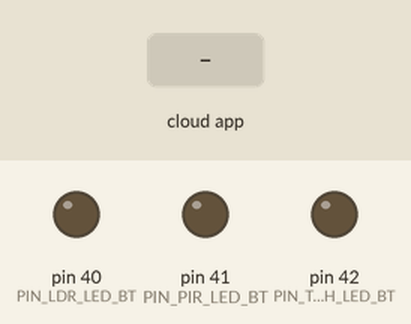
Bench run of a sketch on a simulated Arduino Mega 2560, built with avr-gcc and run on an emulated ATmega2560. Shown: output pins drawn as LEDs (lit = HIGH). The test bench sets the inputs (shaded band). The RemoteXY app is connected.

Above: at 1.2 s.
1.3 s: the phone or cloud app sets LDR_led_bt to 1
At 1.9 s:
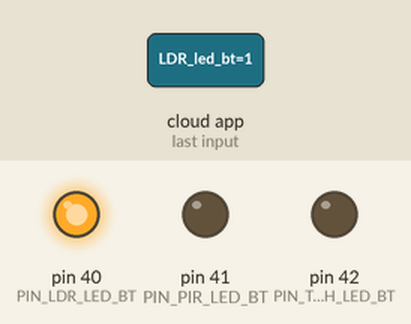
2.8 s: the phone or cloud app sets PIR_led_bt to 1
At 3.1 s:
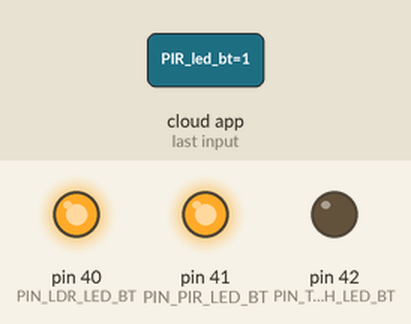
4.3 s: the phone or cloud app sets touch_led_bt to 1
At 5.4 s:
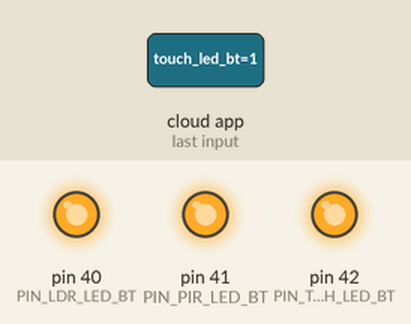
5.8 s: the phone or cloud app sets LDR_led_bt to 0
At 6.6 s:
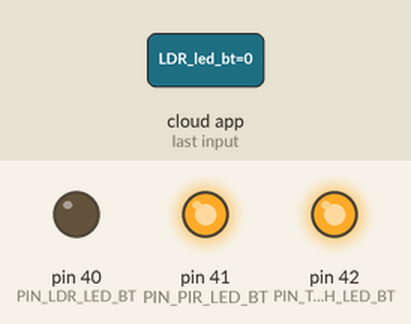
7.3 s: the phone or cloud app sets PIR_led_bt to 0
At 7.7 s:
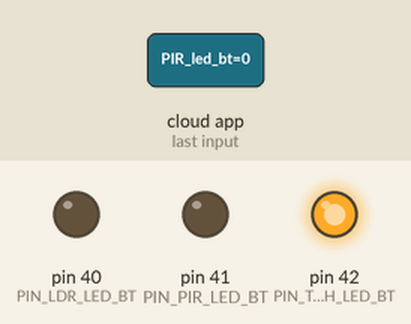
8.8 s: the phone or cloud app sets LDR_led_bt to 1
At 10.0 s:
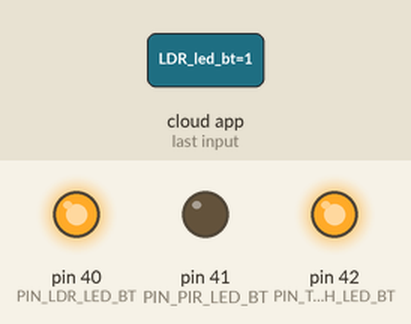
Timing chart, 0 to 11.3 s (numbered marks = the images above; inputs shaded):
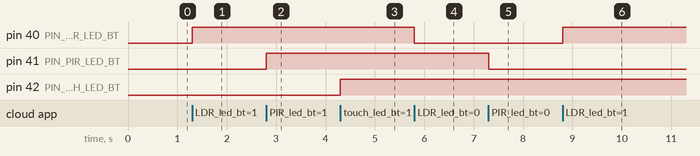

The sketch:

Temp_Hum_Monitoring.ino
```cpp
#define REMOTEXY_MODE__SOFTSERIAL
#include <SoftwareSerial.h>

#include <RemoteXY.h>

// RemoteXY connection settings
#define REMOTEXY_SERIAL_RX A8
#define REMOTEXY_SERIAL_TX A9
#define REMOTEXY_SERIAL_SPEED 9600


// RemoteXY configurate
#pragma pack(push, 1)
uint8_t RemoteXY_CONF[] =   // 114 bytes
  { 255,3,0,22,0,107,0,16,30,1,2,0,4,10,17,7,2,26,31,31,
  79,78,0,79,70,70,0,2,0,25,10,14,7,2,26,31,31,79,78,0,
  79,70,70,0,2,0,43,10,16,7,2,26,31,31,79,78,0,79,70,70,
  0,129,0,4,25,18,6,24,84,101,109,112,32,40,67,41,32,58,0,67,
  4,36,25,23,7,2,26,11,129,0,4,36,29,6,24,72,117,109,32,40,
  37,41,32,58,0,67,4,35,36,23,7,2,26,11 };

// this structure defines all the variables and events of your control interface
struct {

    // input variables
  uint8_t LDR_led_bt; // =1 if switch ON and =0 if OFF
  uint8_t PIR_led_bt; // =1 if switch ON and =0 if OFF
  uint8_t touch_led_bt; // =1 if switch ON and =0 if OFF

    // output variables
  char text_1[11];  // string UTF8 end zero
  char text_2[11];  // string UTF8 end zero

    // other variable
  uint8_t connect_flag;  // =1 if wire connected, else =0

} RemoteXY;
#pragma pack(pop)

/////////////////////////////////////////////
//           END RemoteXY include          //
/////////////////////////////////////////////

#define PIN_LDR_LED_BT 40
#define PIN_PIR_LED_BT 41
#define PIN_TOUCH_LED_BT 42


void setup()
{
  RemoteXY_Init ();

  pinMode (PIN_LDR_LED_BT, OUTPUT);
  pinMode (PIN_PIR_LED_BT, OUTPUT);
  pinMode (PIN_TOUCH_LED_BT, OUTPUT);

  // TODO you setup code

}

void loop()
{
  RemoteXY_Handler ();

  digitalWrite(PIN_LDR_LED_BT, (RemoteXY.LDR_led_bt==0)?LOW:HIGH);
  digitalWrite(PIN_PIR_LED_BT, (RemoteXY.PIR_led_bt==0)?LOW:HIGH);
  digitalWrite(PIN_TOUCH_LED_BT, (RemoteXY.touch_led_bt==0)?LOW:HIGH);


}
```

Measured:
- after the input at 1.3 s, pin 40 (PIN_LDR_LED_BT): LOW → HIGH at once
- after the input at 2.8 s, pin 41 (PIN_PIR_LED_BT): LOW → HIGH at once
- after the input at 4.3 s, pin 42 (PIN_TOUCH_LED_BT): LOW → HIGH at once
- after the input at 5.8 s, pin 40 (PIN_LDR_LED_BT): HIGH → LOW at once
- after the input at 7.3 s, pin 41 (PIN_PIR_LED_BT): HIGH → LOW at once
- after the input at 8.8 s, pin 40 (PIN_LDR_LED_BT): LOW → HIGH at once
